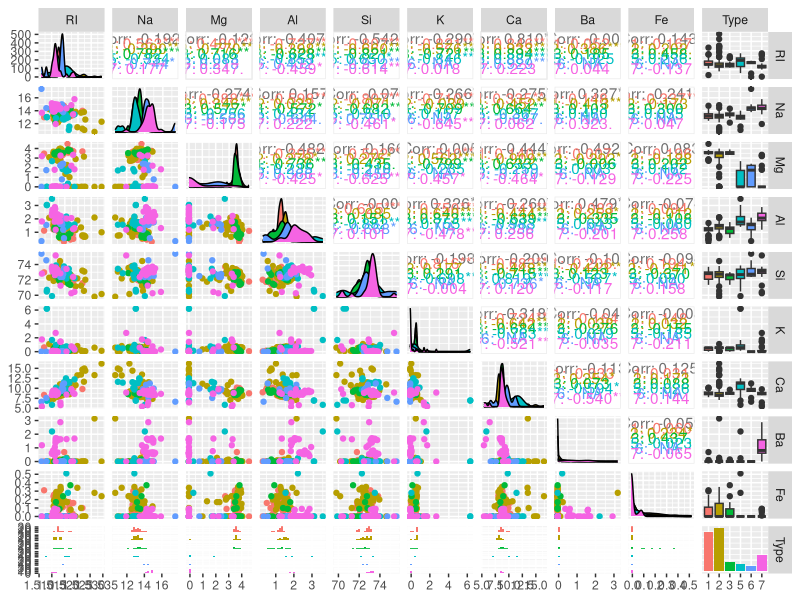
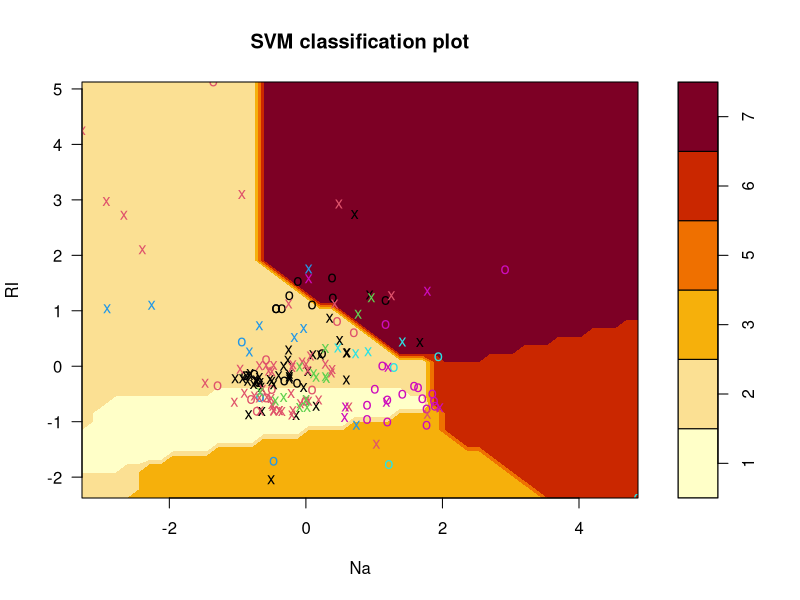
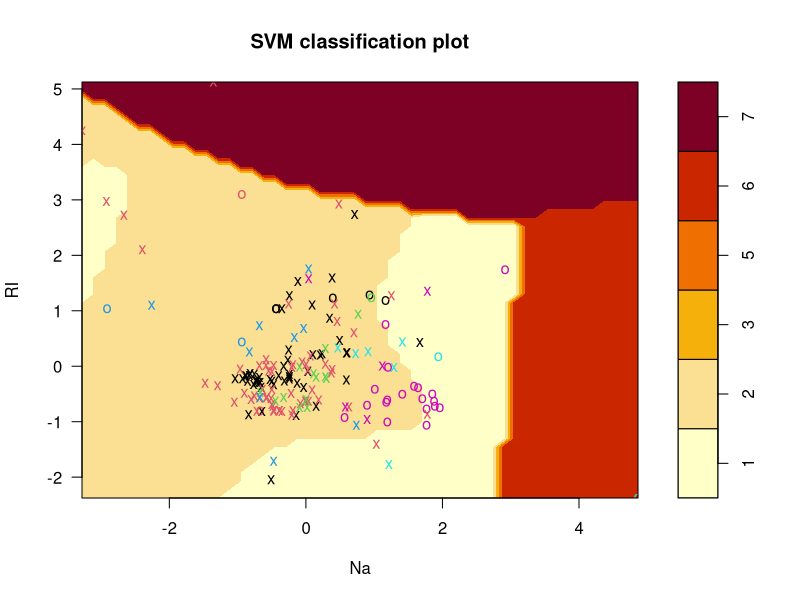
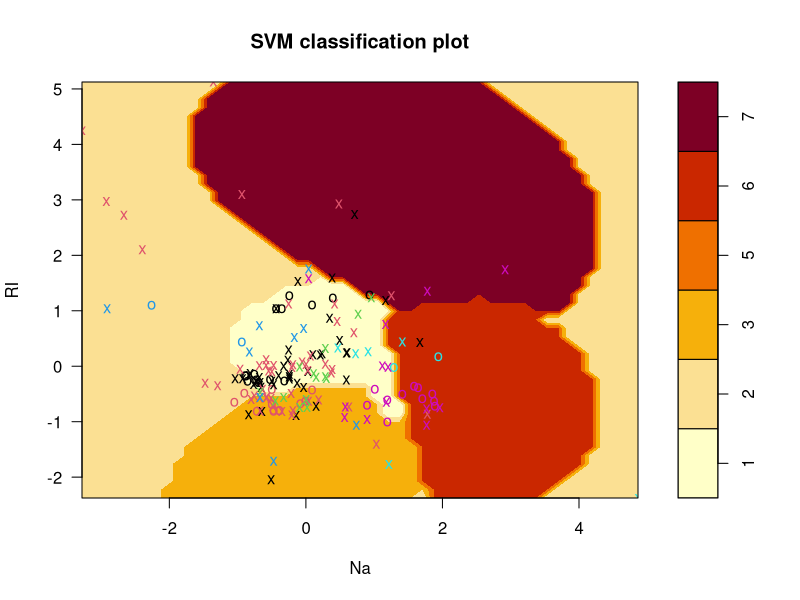
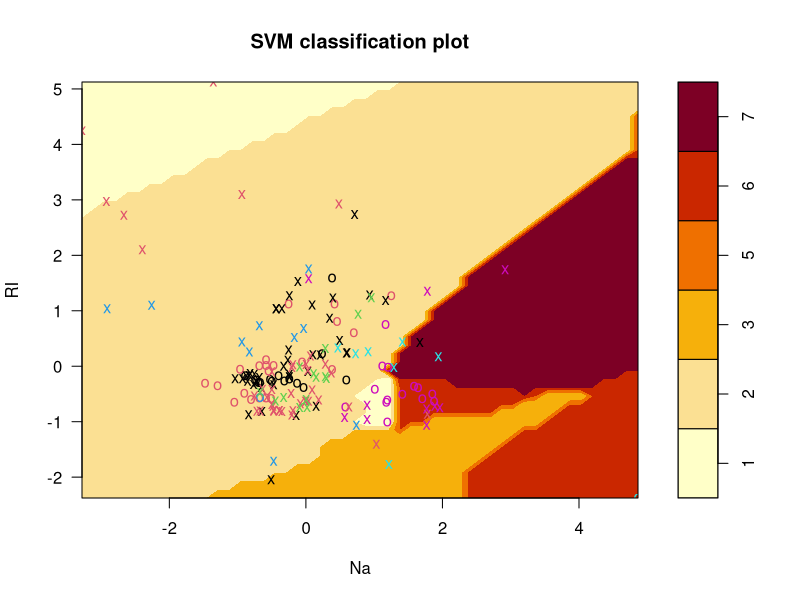
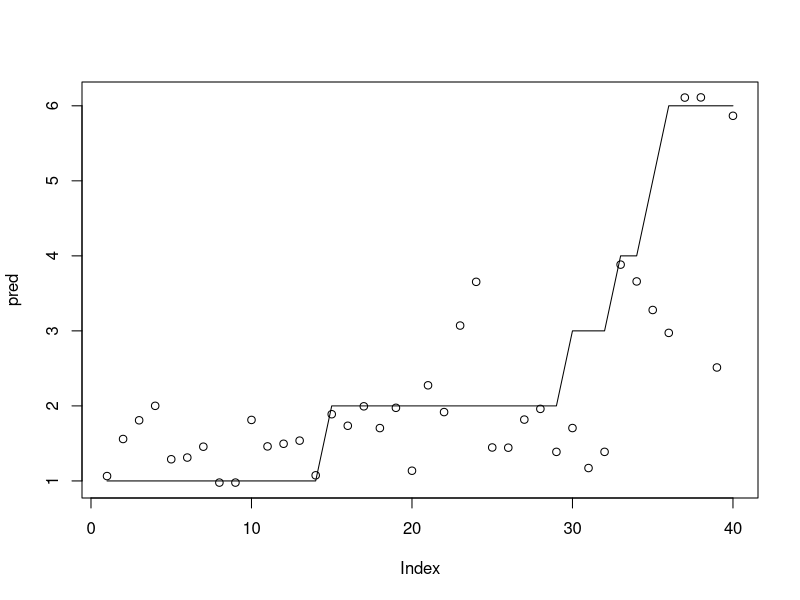
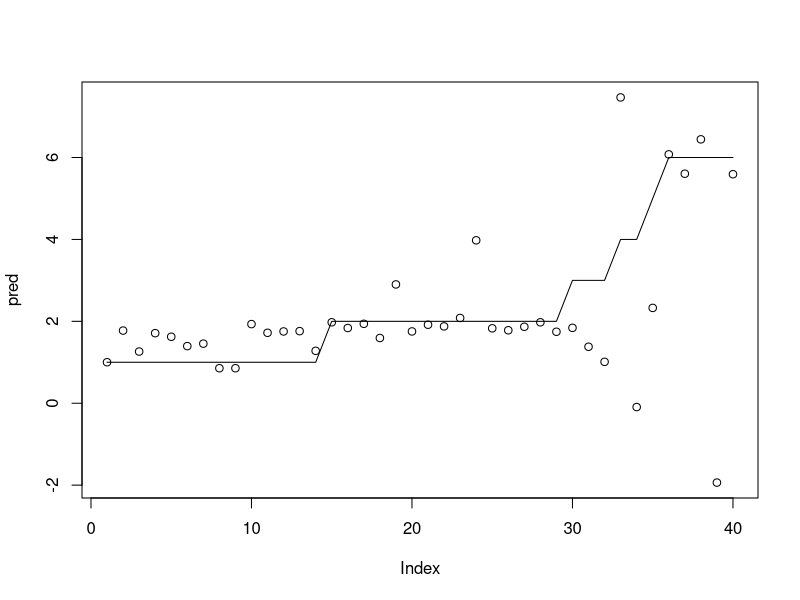
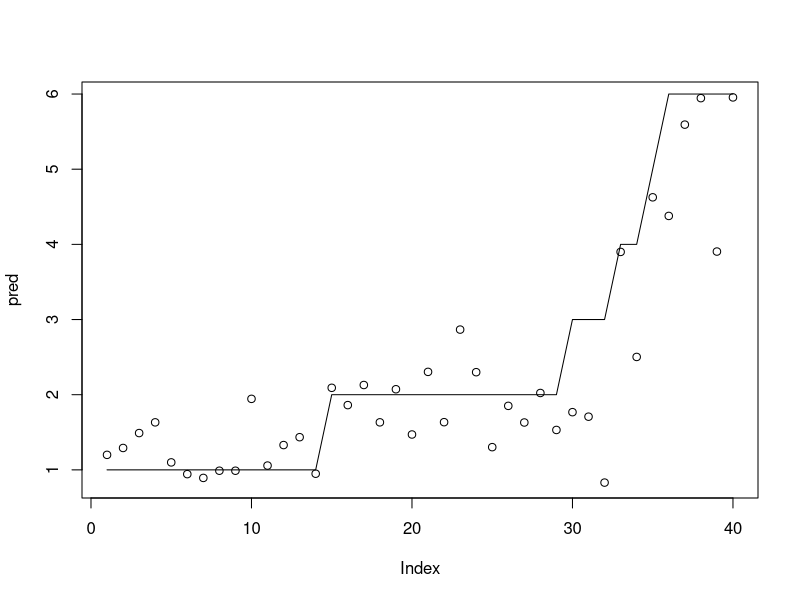

Here is the R script that generated these plots, in order: (Note: this script raises an error after producing the figures.)
# SUPPORT VECTOR MACHINE ALGORITHM =====================================================================================
# In machine learning, support vector machines (SVMs, also support vector networks) are supervised learning models with
# associated learning algorithms that analyze data for classification and regression analysis. Developed at AT&T Bell
# Laboratories by Vladimir Vapnik with colleagues (Boser et al., 1992, Guyon et al., 1993, Cortes and Vapnik, 1995,
# Vapnik et al., 1997) SVMs are one of the most robust prediction methods, being based on statistical learning frameworks
# or VC theory proposed by Vapnik (1982, 1995) and Chervonenkis (1974). Given a set of training examples, each marked as
# belonging to one of two categories, an SVM training algorithm builds a model that assigns new examples to one category
# or the other, making it a non-probabilistic binary linear classifier (although methods such as Platt scaling exist to
# use SVM in a probabilistic classification setting). SVM maps training examples to points in space so as to maximise the
# width of the gap between the two categories. New examples are then mapped into that same space and predicted to belong
# to a category based on which side of the gap they fall.

# In addition to performing linear classification, SVMs can efficiently perform a non-linear classification using what is
# called the kernel trick, implicitly mapping their inputs into high-dimensional feature spaces.

# The support vector clustering algorithm, created by Hava Siegelmann and Vladimir Vapnik, applies the statistics of
# support vectors, developed in the support vector machines algorithm, to categorize unlabeled data. These data sets
# require unsupervised learning approaches, which attempt to find natural clustering of the data to groups and, then,
# to map new data according to these clusters.

# Note:
# - SVM can be used to linear and non-linear data (depending on kernel),
# - SVM can be sensitive to outliers.

# Libraries ============================================================================================================
library(dplyr)
library(tidyr)
library(ggplot2)
library(caret)
library(e1071)

# Data =================================================================================================================
data(Glass, package = "mlbench")
# Additional Information:
# 1. Id number: 1 to 214
# 2. RI: refractive index
# 3. Na: Sodium (unit measurement: weight percent in corresponding oxide, as are attributes 4-10)
# 4. Mg: Magnesium
# 5. Al: Aluminum
# 6. Si: Silicon
# 7. K: Potassium
# 8. Ca: Calcium
# 9. Ba: Barium
# 10. Fe: Iron
# 11. Type of glass: (class attribute)
# -- 1 building_windows_float_processed
# -- 2 building_windows_non_float_processed
# -- 3 vehicle_windows_float_processed
# -- 4 vehicle_windows_non_float_processed (none in this database)
# -- 5 containers
# -- 6 tableware
# -- 7 headlamps

Glass %>% str()
# 'data.frame':	214 obs. of  10 variables:
# $ RI  : num  1.52 1.52 1.52 1.52 1.52 ...
# $ Na  : num  13.6 13.9 13.5 13.2 13.3 ...
# $ Mg  : num  4.49 3.6 3.55 3.69 3.62 3.61 3.6 3.61 3.58 3.6 ...
# $ Al  : num  1.1 1.36 1.54 1.29 1.24 1.62 1.14 1.05 1.37 1.36 ...
# $ Si  : num  71.8 72.7 73 72.6 73.1 ...
# $ K   : num  0.06 0.48 0.39 0.57 0.55 0.64 0.58 0.57 0.56 0.57 ...
# $ Ca  : num  8.75 7.83 7.78 8.22 8.07 8.07 8.17 8.24 8.3 8.4 ...
# $ Ba  : num  0 0 0 0 0 0 0 0 0 0 ...
# $ Fe  : num  0 0 0 0 0 0.26 0 0 0 0.11 ...
# $ Type: Factor w/ 6 levels "1","2","3","5",..: 1 1 1 1 1 1 1 1 1 1 ...

Glass$Type %>% table()
# .
#  1  2  3  5  6  7
# 70 76 17 13  9 29

Glass %>% psych::describe()
#       vars   n  mean   sd median trimmed  mad   min   max range  skew kurtosis   se
# RI       1 214  1.52 0.00   1.52    1.52 0.00  1.51  1.53  0.02  1.60     4.72 0.00
# Na       2 214 13.41 0.82  13.30   13.38 0.64 10.73 17.38  6.65  0.45     2.90 0.06
# Mg       3 214  2.68 1.44   3.48    2.87 0.30  0.00  4.49  4.49 -1.14    -0.45 0.10
# Al       4 214  1.44 0.50   1.36    1.41 0.31  0.29  3.50  3.21  0.89     1.94 0.03
# Si       5 214 72.65 0.77  72.79   72.71 0.57 69.81 75.41  5.60 -0.72     2.82 0.05
# K        6 214  0.50 0.65   0.56    0.43 0.17  0.00  6.21  6.21  6.46    52.87 0.04
# Ca       7 214  8.96 1.42   8.60    8.74 0.66  5.43 16.19 10.76  2.02     6.41 0.10
# Ba       8 214  0.18 0.50   0.00    0.03 0.00  0.00  3.15  3.15  3.37    12.08 0.03
# Fe       9 214  0.06 0.10   0.00    0.04 0.00  0.00  0.51  0.51  1.73     2.52 0.01
# Type*   10 214  2.54 1.71   2.00    2.31 1.48  1.00  6.00  5.00  1.04    -0.29 0.12

GGally::ggpairs(Glass, aes(colour = Type))

df <-
  Glass %>%
  mutate_if(is.numeric, scale) %>%
  mutate_if(is.matrix, as.vector)

# Split the data into training (80%) and test set (20%)
training.samples.df <- df$Type %>%
  createDataPartition(p = 0.8, list = FALSE)
train.data.df <- df[training.samples.df, ]
test.data.df <- df[-training.samples.df, ]

# Linear SVM classifier ================================================================================================
linear_svm <-
  svm(
    Type ~ .,
    data = train.data.df,
    kernel = "linear",
    cost = 10,
    scale = FALSE
  )
linear_svm
# Call:
#   svm(formula = Type ~ ., data = train.data.df, kernel = "linear", cost = 10, scale = FALSE)
#
#
# Parameters:
#   SVM-Type:  C-classification
# SVM-Kernel:  linear
#       cost:  10
#
# Number of Support Vectors:  125
plot(linear_svm, data = train.data.df, RI ~ Na)

pred <- predict(linear_svm, test.data.df[,-ncol(df)])

cm <- confusionMatrix(test.data.df$Type, pred)

cm$overall %>% round(5)
# Accuracy          Kappa  AccuracyLower  AccuracyUpper   AccuracyNull AccuracyPValue  McnemarPValue
#  0.65000        0.50442        0.48316        0.79372        0.50000        0.04035            NaN

cm$byClass %>% round(5)
# Sensitivity Specificity Pos Pred Value Neg Pred Value Precision  Recall      F1 Prevalence
# Class: 1     0.80000     0.80000        0.57143        0.92308   0.57143 0.80000 0.66667      0.250
# Class: 2     0.60000     0.85000        0.80000        0.68000   0.80000 0.60000 0.68571      0.500
# Class: 3     0.33333     0.94595        0.33333        0.94595   0.33333 0.33333 0.33333      0.075
# Class: 5     0.50000     0.97368        0.50000        0.97368   0.50000 0.50000 0.50000      0.050
# Class: 6     0.50000     1.00000        1.00000        0.97436   1.00000 0.50000 0.66667      0.050
# Class: 7     1.00000     0.94595        0.60000        1.00000   0.60000 1.00000 0.75000      0.075
# Detection Rate Detection Prevalence Balanced Accuracy
# Class: 1          0.200                0.350           0.80000
# Class: 2          0.300                0.375           0.72500
# Class: 3          0.025                0.075           0.63964
# Class: 5          0.025                0.050           0.73684
# Class: 6          0.025                0.025           0.75000
# Class: 7          0.075                0.125           0.97297

linear_svm <-
  svm(
    Type ~ .,
    data = train.data.df,
    kernel = "polynomial",
    cost = 10,
    scale = FALSE
  )
linear_svm
# Call:
#   svm(formula = Type ~ ., data = train.data.df, kernel = "polynomial", cost = 10, scale = FALSE)
#
#
# Parameters:
#   SVM-Type:  C-classification
# SVM-Kernel:  polynomial
#       cost:  10
#     degree:  3
#     coef.0:  0
#
# Number of Support Vectors:  142
plot(linear_svm, data = train.data.df, RI ~ Na)

pred <- predict(linear_svm, test.data.df[,-ncol(df)])

cm <- confusionMatrix(test.data.df$Type, pred)

cm$overall %>% round(5)
# Accuracy          Kappa  AccuracyLower  AccuracyUpper   AccuracyNull AccuracyPValue  McnemarPValue
#  0.62500        0.45255        0.45801        0.77274        0.50000        0.07693            NaN

cm$byClass %>% round(5)
#          Sensitivity Specificity Pos Pred Value Neg Pred Value Precision  Recall      F1 Prevalence
# Class: 1     0.69231     0.81481        0.64286        0.84615   0.64286 0.69231 0.66667      0.325
# Class: 2     0.60000     0.85000        0.80000        0.68000   0.80000 0.60000 0.68571      0.500
# Class: 3          NA     0.92500             NA             NA   0.00000      NA      NA      0.000
# Class: 5     0.33333     0.97297        0.50000        0.94737   0.50000 0.33333 0.40000      0.075
# Class: 6     0.00000     0.97436        0.00000        0.97436   0.00000 0.00000     NaN      0.025
# Class: 7     1.00000     0.94595        0.60000        1.00000   0.60000 1.00000 0.75000      0.075
#          Detection Rate Detection Prevalence Balanced Accuracy
# Class: 1          0.225                0.350           0.75356
# Class: 2          0.300                0.375           0.72500
# Class: 3          0.000                0.075                NA
# Class: 5          0.025                0.050           0.65315
# Class: 6          0.000                0.025           0.48718
# Class: 7          0.075                0.125           0.97297

# Non-Linear SVM classifier ============================================================================================
nonlinear_svm <-
  svm(
    Type ~ .,
    data = train.data.df,
    kernel = "radial",
    cost = 10,
    scale = FALSE
  )
nonlinear_svm
# Call:
#   svm(formula = Type ~ ., data = train.data.df, kernel = "radial", cost = 10, scale = FALSE)
#
#
# Parameters:
#   SVM-Type:  C-classification
# SVM-Kernel:  radial
#       cost:  10
#
# Number of Support Vectors:  131
plot(nonlinear_svm, data = train.data.df, RI ~ Na)

pred <- predict(nonlinear_svm, test.data.df[,-ncol(df)])

cm <- confusionMatrix(test.data.df$Type, pred)

cm$overall %>% round(5)
# Accuracy          Kappa  AccuracyLower  AccuracyUpper   AccuracyNull AccuracyPValue  McnemarPValue
#  0.65000        0.49367        0.48316        0.79372        0.42500        0.00343            NaN

cm$byClass %>% round(5)
#          Sensitivity Specificity Pos Pred Value Neg Pred Value Precision  Recall      F1 Prevalence
# Class: 1     0.73333     0.88000        0.78571        0.84615   0.78571 0.73333 0.75862      0.375
# Class: 2     0.58824     0.78261        0.66667        0.72000   0.66667 0.58824 0.62500      0.425
# Class: 3     0.50000     0.94737        0.33333        0.97297   0.33333 0.50000 0.40000      0.050
# Class: 5     1.00000     0.97436        0.50000        1.00000   0.50000 1.00000 0.66667      0.025
# Class: 6     0.00000     0.97436        0.00000        0.97436   0.00000 0.00000     NaN      0.025
# Class: 7     0.75000     0.94444        0.60000        0.97143   0.60000 0.75000 0.66667      0.100
#          Detection Rate Detection Prevalence Balanced Accuracy
# Class: 1          0.275                0.350           0.80667
# Class: 2          0.250                0.375           0.68542
# Class: 3          0.025                0.075           0.72368
# Class: 5          0.025                0.050           0.98718
# Class: 6          0.000                0.025           0.48718
# Class: 7          0.075                0.125           0.84722

nonlinear_svm <-
  svm(
    Type ~ .,
    data = train.data.df,
    kernel = "sigmoid",
    cost = 10,
    scale = FALSE
  )
nonlinear_svm
# Call:
#   svm(formula = Type ~ ., data = train.data.df, kernel = "sigmoid", cost = 10, scale = FALSE)
#
#
# Parameters:
#   SVM-Type:  C-classification
# SVM-Kernel:  sigmoid
#       cost:  10
#     coef.0:  0
#
# Number of Support Vectors:  122
plot(nonlinear_svm, data = train.data.df, RI ~ Na)

pred <- predict(nonlinear_svm, test.data.df[,-ncol(df)])

cm <- confusionMatrix(test.data.df$Type, pred)

cm$overall %>% round(5)
# Accuracy          Kappa  AccuracyLower  AccuracyUpper   AccuracyNull AccuracyPValue  McnemarPValue
#  0.45000        0.19340        0.29259        0.61509        0.57500        0.95996            NaN

cm$byClass %>% round(5)
#          Sensitivity Specificity Pos Pred Value Neg Pred Value Precision  Recall      F1 Prevalence
# Class: 1     0.50000     0.70000        0.35714        0.80769   0.35714 0.50000 0.41667      0.250
# Class: 2     0.43478     0.70588        0.66667        0.48000   0.66667 0.43478 0.52632      0.575
# Class: 3     0.00000     0.92308        0.00000        0.97297   0.00000 0.00000     NaN      0.025
# Class: 5     0.00000     0.94595        0.00000        0.92105   0.00000 0.00000     NaN      0.075
# Class: 6          NA     0.97500             NA             NA   0.00000      NA      NA      0.000
# Class: 7     1.00000     0.94595        0.60000        1.00000   0.60000 1.00000 0.75000      0.075
#          Detection Rate Detection Prevalence Balanced Accuracy
# Class: 1          0.125                0.350           0.60000
# Class: 2          0.250                0.375           0.57033
# Class: 3          0.000                0.075           0.46154
# Class: 5          0.000                0.050           0.47297
# Class: 6          0.000                0.025                NA
# Class: 7          0.075                0.125           0.97297

# Linear SVM Regression ================================================================================================
linear_svm_reg <-
  svm(
    Type ~ .,
    data = train.data.df %>% mutate_all(as.numeric),
    kernel = "linear",
    cost = 10,
    scale = FALSE,
    type = 'eps-regression'
  )
pred <- predict(linear_svm_reg, test.data.df[,-ncol(df)])
plot(pred)
lines(test.data.df$Type)

linear_svm_reg <-
  svm(
    Type ~ .,
    data = train.data.df %>% mutate_all(as.numeric),
    kernel = "polynomial",
    cost = 10,
    scale = FALSE,
    type = 'eps-regression'
  )
pred <- predict(linear_svm_reg, test.data.df[,-ncol(df)])
plot(pred)
lines(test.data.df$Type)

# Non-Linear SVM Regression ============================================================================================
nonlinear_svm_reg <-
  svm(
    Type ~ .,
    data = train.data.df %>% mutate_all(as.numeric),
    kernel = "radial",
    cost = 10,
    scale = FALSE,
    type = 'eps-regression'
  )
pred <- predict(nonlinear_svm_reg, test.data.df[,-ncol(df)])
plot(pred)
lines(test.data.df$Type)

nonlinear_svm_reg <-
  svm(
    Type ~ .,
    data = train.data.df %>% mutate_all(as.numeric),
    kernel = "sigmoid",
    cost = 10,
    scale = FALSE,
    type = 'eps-regression'
  )
pred <- predict(nonlinear_svm_reg, test.data.df[,-ncol(df)])
plot(pred)
lines(test.data.df$Type)

# library(caret) =======================================================================================================
trainControl <-
  trainControl(method = "repeatedcv",
               number = 10,
               repeats = 3)
metric <- "Accuracy"
fit.cv.svm <- train(
  Type ~ .,
  data = train.data.df,
  method = "svmLinear",
  metric = metric ,
  trControl = trainControl
)
fit.cv.svm
pred <- predict(fit.cv.svm, test.data.df[,-ncol(df)])

cm <- confusionMatrix(test.data.df$Type, pred)

cm$overall[1]
# Accuracy
#     0.65

trainControl <-
  trainControl(method = "boot", number = 100)
metric <- "Accuracy"
fit.cv.svm <- train(
  Type ~ .,
  data = train.data.df,
  method = "svmLinear",
  metric = metric ,
  trControl = trainControl
)
fit.cv.svm
pred <- predict(fit.cv.svm, test.data.df[,-ncol(df)])

cm <- confusionMatrix(test.data.df$Type, pred)

cm$overall[1]
# Accuracy
#     0.65
